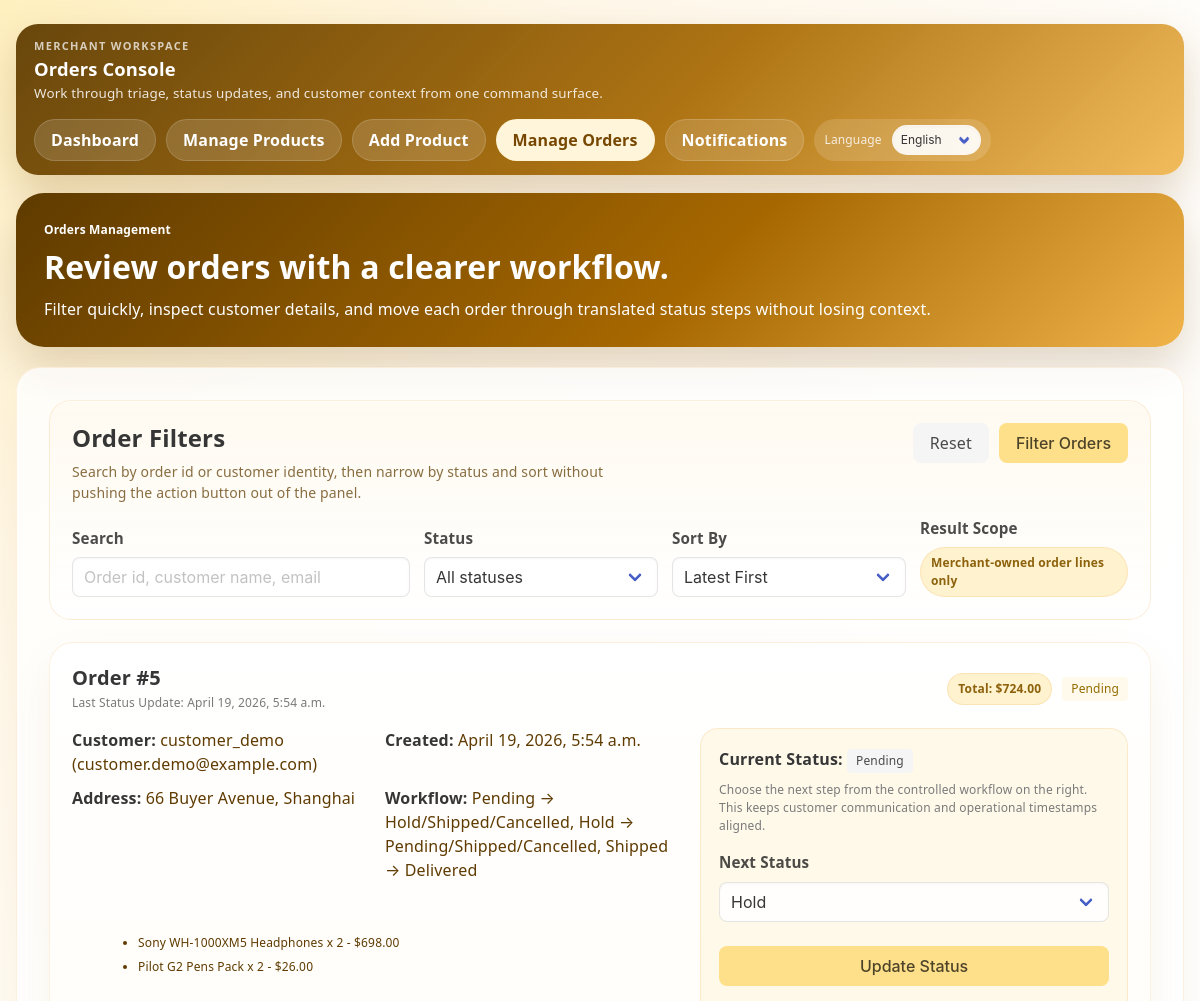
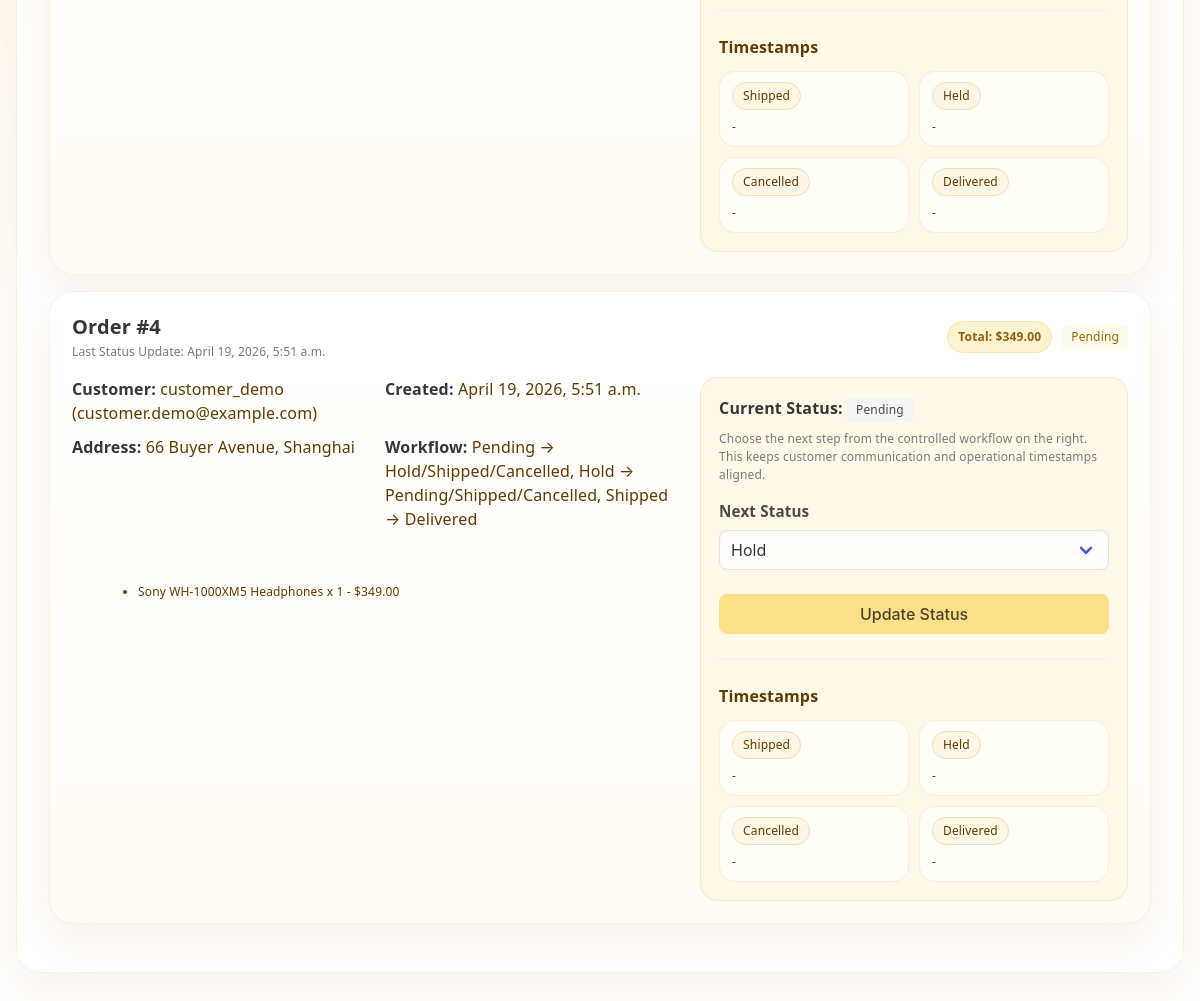
The app's page /shop/manage/orders/ (signed in) with its own data (2 pictures, top to bottom).
### shop/models.py (models this page shows, shortened)
class Order(models.Model):
    STATUS_CHOICES = [
        ('pending', _('Pending')),
        ('shipped', _('Shipped')),
        ('delivered', _('Delivered')),
        ('cancelled', _('Cancelled')),
        ('hold', _('Hold')),
        ('returned', _('Returned')),
    ]
    status = models.CharField(max_length=20, choices=STATUS_CHOICES, default='pending')
    user = models.ForeignKey(settings.AUTH_USER_MODEL, on_delete=models.CASCADE)
    total_amount = models.DecimalField(max_digits=10, decimal_places=2)
    total_price = models.DecimalField(max_digits=10, decimal_places=2)
    created_at = models.DateTimeField(auto_now_add=True)
    shipping_address = models.CharField(max_length=255, blank=True)
    shipped_at = models.DateTimeField(null=True, blank=True)
    delivered_at = models.DateTimeField(null=True, blank=True)
    cancelled_at = models.DateTimeField(null=True, blank=True)
    held_at = models.DateTimeField(null=True, blank=True)
    status_updated_at = models.DateTimeField(auto_now_add=True)
    class Meta:
        ordering = ['-created_at']
    def allowed_next_statuses(self):
        transitions = {
            'pending': ['hold', 'shipped', 'cancelled'],
            'hold': ['pending', 'shipped', 'cancelled'],
            'shipped': ['delivered'],
            'delivered': [],
            'cancelled': [],
            'returned': [],
        }
        return transitions.get(self.status, [])
    @property
    def next_status_choices(self):
        labels = dict(self.STATUS_CHOICES)
        return [(value, labels.get(value, value)) for value in self.allowed_next_statuses()]

class OrderItem(models.Model):
    order = models.ForeignKey(Order, on_delete=models.CASCADE, related_name='items')
    product = models.ForeignKey(Product, on_delete=models.CASCADE)
    quantity = models.PositiveIntegerField(default=1)
    unit_price = models.DecimalField(max_digits=10, decimal_places=2)
    subtotal = models.DecimalField(max_digits=10, decimal_places=2)

class Product(models.Model):
    STATUS_CHOICES = [
        ('active', _('Active')),
        ('draft', _('Draft')),
        ('archived', _('Archived')),
    ]
    owner = models.ForeignKey(settings.AUTH_USER_MODEL, on_delete=models.CASCADE, related_name='products', null=True,
                              blank=True)
    name = models.CharField(max_length=255)
    description = models.TextField()
    price = models.DecimalField(max_digits=10, decimal_places=2)
    stock = models.PositiveIntegerField(default=0)
    status = models.CharField(max_length=20, choices=STATUS_CHOICES, default='active')
    image = models.ImageField(upload_to='products/', blank=True, null=True)
    category = models.ForeignKey(Category, on_delete=models.SET_NULL, null=True)
    tags = models.ManyToManyField(Tag, blank=True)
    vendor = models.ForeignKey(Vendor, on_delete=models.CASCADE, related_name='products', null=True, blank=True)
    created_at = models.DateTimeField(auto_now_add=True)
    updated_at = models.DateTimeField(auto_now=True)
    class Meta:
        ordering = ['-created_at']

### login/models.py (models this page shows, shortened)
class User(AbstractUser):
    ROLE_CHOICES = [('customer','Customer'),
                    ('merchant','Merchant'),]
    role = models.CharField(choices=ROLE_CHOICES, max_length=20, default='customer')
    address = models.CharField(max_length=100, default='',blank=True, null=True)

### shop/views.py (the view)
# urls.py: path('manage/orders/', views.merchant_orders, name='merchant_orders'),
@login_required
def merchant_orders(request):
    if not _is_merchant(request.user):
        return redirect('login:index')
    orders = (
        Order.objects.filter(items__product__owner=request.user)
        .distinct()
        .select_related('user')
        .prefetch_related(Prefetch('items', queryset=OrderItem.objects.select_related('product')))
    )
    status_filter = request.GET.get('status', '').strip()
    search = request.GET.get('q', '').strip()
    sort = request.GET.get('sort', 'latest').strip() or 'latest'
    sort_options = {
        'latest': _("Latest First"),
        'oldest': _("Oldest First"),
        'amount_desc': _("Amount: High to Low"),
        'amount_asc': _("Amount: Low to High"),
        'status_asc': _("Status"),
    }
    if status_filter:
        orders = orders.filter(status=status_filter)
    if search:
        search_filter = Q(user__username__icontains=search) | Q(user__email__icontains=search)
        if search.isdigit():
            search_filter = search_filter | Q(pk=int(search))
        orders = orders.filter(search_filter)
    sort_map = {
        'latest': ('-created_at', '-id'),
        'oldest': ('created_at', 'id'),
        'amount_desc': ('-total_amount', '-created_at'),
        'amount_asc': ('total_amount', '-created_at'),
        'status_asc': ('status', '-created_at'),
    }
    orders = orders.order_by(*sort_map.get(sort, sort_map['latest']))
    paginator = Paginator(orders, 6)
    page_obj = paginator.get_page(request.GET.get('page'))
    return render(
        request,
        'OrdersManagement.html',
        {
            'orders': page_obj,
            'page_obj': page_obj,
            'status_filter': status_filter,
            'search': search,
            'sort': sort,
            'sort_options': sort_options,
            'status_choices': Order.STATUS_CHOICES,
            'pagination_query': _build_querystring(request, exclude=['page']),
        },
    )

### shop/views.py (called while the page is built)
def _is_merchant(user):
    return user.is_authenticated and getattr(user, 'role', '') == 'merchant'

def _build_querystring(request, exclude=None):
    params = request.GET.copy()
    for key in (exclude or []):
        params.pop(key, None)
    return params.urlencode()

### templates/OrdersManagement.html (shortened to what this page needs)
{% load i18n static %}
<!DOCTYPE html>
<html lang="{{ LANGUAGE_CODE }}">
<head>
  <link rel="stylesheet" href="{% static 'css/bulma.min.css' %}">
  <link rel="stylesheet" href="{% static 'css/app-ui.css' %}">
</head>
<body>
  <div class="shell">
    <div class="merchant-nav-shell">
      <div class="merchant-brand">
        <span class="merchant-brand-kicker">{% trans "Merchant Workspace" %}</span>
        <div class="merchant-brand-title">{% trans "Orders Console" %}</div>
        <div class="merchant-brand-subtitle">{% trans "Work through triage, status updates, and customer context from one command surface." %}</div>
      </div>
      <div class="merchant-nav-right">
        <div class="merchant-nav-links">
          <a class="merchant-nav-link{% if request.resolver_match.url_name == 'index' %} is-current{% endif %}" href="{% url 'login:index' %}">{% trans "Dashboard" %}</a>
          <a class="merchant-nav-link{% if request.resolver_match.url_name == 'manage' %} is-current{% endif %}" href="{% url 'shop:manage' %}">{% trans "Manage Products" %}</a>
          <a class="merchant-nav-link" href="{% url 'shop:manage_product_new' %}">{% trans "Add Product" %}</a>
          <a class="merchant-nav-link{% if request.resolver_match.url_name == 'merchant_orders' %} is-current{% endif %}" href="{% url 'shop:merchant_orders' %}">{% trans "Manage Orders" %}</a>
          <a class="merchant-nav-link{% if request.resolver_match.url_name == 'notifications' %} is-current{% endif %}" href="{% url 'shop:notifications' %}">{% trans "Notifications" %}</a>
        </div>
        {% include 'includes/language_switch.html' %}
      </div>
    </div>
    <section class="hero-banner">
      <p class="is-size-7 has-text-weight-semibold mb-2">{% trans "Orders Management" %}</p>
      <h1 class="title is-3 mb-2">{% trans "Review orders with a clearer workflow." %}</h1>
      <p class="subtitle is-6 mb-0">{% trans "Filter quickly, inspect customer details, and move each order through translated status steps without losing context." %}</p>
    </section>
    <div class="panel-box">
      <form method="get" class="filter-panel">
        <div class="filter-header">
          <div>
            <h2 class="title is-4 mb-2">{% trans "Order Filters" %}</h2>
            <p class="filter-note">{% trans "Search by order id or customer identity, then narrow by status and sort without pushing the action button out of the panel." %}</p>
          </div>
          <div class="filter-actions">
            <a class="button is-light" href="{% url 'shop:merchant_orders' %}">{% trans "Reset" %}</a>
            <button class="button is-warning" type="submit">{% trans "Filter Orders" %}</button>
          </div>
        </div>
        <div>
          <label class="label">{% trans "Search" %}</label>
          <input class="input" type="text" name="q" value="{{ search }}" placeholder="{% trans 'Order id, customer name, email' %}">
        </div>
        <div>
          <label class="label">{% trans "Status" %}</label>
          <div class="select is-fullwidth">
            <select name="status">
              <option value="">{% trans "All statuses" %}</option>
            </select>
          </div>
        </div>
        <div>
          <label class="label">{% trans "Sort By" %}</label>
          <div class="select is-fullwidth">
            <select name="sort">
              {% for value, label in sort_options.items %}
                <option value="{{ value }}" {% if sort == value %}selected{% endif %}>{{ label }}</option>
              {% endfor %}
            </select>
          </div>
        </div>
        <div>
          <label class="label">{% trans "Result Scope" %}</label>
          <div class="order-badge">{% trans "Merchant-owned order lines only" %}</div>
        </div>
      </form>
      {% for order in orders %}
        <div class="order-card">
          <div class="order-header">
            <div>
              <p class="title is-5 mb-1">{% trans "Order" %} #{{ order.id }}</p>
              <p class="is-size-7 has-text-grey mb-0">{% trans "Last Status Update" %}: {{ order.status_updated_at|date:"DATETIME_FORMAT" }}</p>
            </div>
            <div class="order-meta-badges">
              <span class="order-badge">{% trans "Total" %}: ${{ order.total_amount }}</span>
              <span class="tag is-warning is-light">{{ order.get_status_display }}</span>
            </div>
          </div>
          <div class="order-summary">
            <div>
              <div class="order-info-grid">
                <p><strong>{% trans "Customer" %}:</strong> {{ order.user.username }} ({{ order.user.email }})</p>
                <p><strong>{% trans "Created" %}:</strong> {{ order.created_at|date:"DATETIME_FORMAT" }}</p>
                <p><strong>{% trans "Address" %}:</strong> {{ order.shipping_address }}</p>
                <p><strong>{% trans "Workflow" %}:</strong> {% trans "Pending → Hold/Shipped/Cancelled, Hold → Pending/Shipped/Cancelled, Shipped → Delivered" %}</p>
              </div>
              <div class="content is-small">
                <ul class="order-lines">
                  {% for item in order.items.all %}
                    {% if item.product.owner_id == request.user.id %}
                      <li>{{ item.product.name }} x {{ item.quantity }} - ${{ item.subtotal }}</li>
                    {% endif %}
                  {% endfor %}
                </ul>
              </div>
            </div>
            <div class="status-panel">
              <p class="mb-2"><strong>{% trans "Current Status" %}:</strong> <span class="tag is-light">{{ order.get_status_display }}</span></p>
              <p class="mb-4 is-size-7 has-text-grey">{% trans "Choose the next step from the controlled workflow on the right. This keeps customer communication and operational timestamps aligned." %}</p>
              {% if order.allowed_next_statuses %}
                <form action="{% url 'shop:update_order_status' order.id %}" method="post">
                  <div class="field">
                    <label class="label">{% trans "Next Status" %}</label>
                    <div class="control">
                      <div class="select is-fullwidth">
                        <select name="status">
                          {% for next_status, next_label in order.next_status_choices %}
                            <option value="{{ next_status }}">{{ next_label }}</option>
                          {% endfor %}
                        </select>
                      </div>
                    </div>
                  </div>
                  <button class="button is-warning is-fullwidth" type="submit">{% trans "Update Status" %}</button>
                </form>
              {% else %}
                <p class="has-text-grey is-size-7">{% trans "This order is already in a terminal state." %}</p>
              {% endif %}
              <hr>
              <p class="has-text-weight-semibold mb-2">{% trans "Timestamps" %}</p>
              <div class="timestamp-grid">
                <div class="timestamp-item is-size-7"><span class="timeline-chip">{% trans "Shipped" %}</span><div>{{ order.shipped_at|default:'-' }}</div></div>
                <div class="timestamp-item is-size-7"><span class="timeline-chip">{% trans "Held" %}</span><div>{{ order.held_at|default:'-' }}</div></div>
                <div class="timestamp-item is-size-7"><span class="timeline-chip">{% trans "Cancelled" %}</span><div>{{ order.cancelled_at|default:'-' }}</div></div>
                <div class="timestamp-item is-size-7"><span class="timeline-chip">{% trans "Delivered" %}</span><div>{{ order.delivered_at|default:'-' }}</div></div>
              </div>
            </div>
          </div>
        </div>
      {% empty %}
        <article class="message is-light"><div class="message-body">{% trans "No orders match the current filters." %}</div></article>
      {% endfor %}
    </div>
  </div>
</body>
</html>

### static/css/app-ui.css (style rules this page uses)
body { font-family: system-ui, -apple-system, BlinkMacSystemFont, "Segoe UI", Roboto, "Helvetica Neue", Arial, sans-serif; letter-spacing: 0.15px; }
.shell, .page-shell { animation: fadeIn 0.4s cubic-bezier(0.4, 0, 0.2, 1) forwards; }
.panel-box, .hero-box, .product-card, .metric-card, .box, .card, .toolbar { backdrop-filter: blur(12px); -webkit-backdrop-filter: blur(12px); transition: transform 0.3s cubic-bezier(0.4, 0, 0.2, 1), box-shadow 0.3s cubic-bezier(0.4, 0, 0.2, 1); border: 1px solid rgba(255, 255, 255, 0.4); }
.panel-box, .product-card, .metric-card, .box, .card, .toolbar { background: rgba(255, 255, 255, 0.8) !important; }
.button { border-radius: 8px; transition: all 0.2s ease; font-weight: 500; }
.input, .textarea, .select select { border-radius: 8px; box-shadow: inset 0 1px 3px rgba(0, 0, 0, 0.03); transition: all 0.3s ease; border: 1px solid rgba(0, 0, 0, 0.1); background-color: rgba(255, 255, 255, 0.85); }
.tag { border-radius: 6px; font-weight: 500; }
.product-copy, .content { display: flex; flex-direction: column; flex-grow: 1; padding: 1.5rem !important; }
.panel-box, .box { padding: 2rem !important; }
.field:not(:last-child) { margin-bottom: 1.5rem; }
label.label { font-weight: 600; color: rgba(0, 0, 0, 0.7); margin-bottom: 0.5rem; font-size: 0.95rem; }
.merchant-nav-shell { display: flex; align-items: center; justify-content: space-between; gap: 16px; flex-wrap: wrap; padding: 14px 18px; margin-bottom: 18px; border-radius: 22px; background: linear-gradient(135deg, rgba(95, 59, 0, 0.94) 0%, rgba(166, 103, 0, 0.92) 56%, rgba(240, 180, 75, 0.9) 100%); box-shadow: 0 18px 42px rgba(118, 73, 0, 0.22); color: white; }
.merchant-brand { display: flex; flex-direction: column; gap: 4px; }
.merchant-brand-kicker { font-size: 11px; letter-spacing: 0.12em; text-transform: uppercase; opacity: 0.72; font-weight: 700; }
.merchant-brand-title { font-size: 1.15rem; font-weight: 800; line-height: 1.1; }
.merchant-brand-subtitle { font-size: 0.84rem; opacity: 0.86; }
.merchant-nav-links, .merchant-nav-right { display: flex; align-items: center; gap: 10px; flex-wrap: wrap; }
.merchant-nav-link { display: inline-flex; align-items: center; justify-content: center; gap: 8px; min-height: 42px; padding: 0 16px; border-radius: 999px; background: rgba(255, 255, 255, 0.14); color: white; font-weight: 700; border: 1px solid rgba(255, 255, 255, 0.16); transition: transform 0.2s ease, background 0.2s ease, border-color 0.2s ease; }
.merchant-nav-link.is-primary, .merchant-nav-link.is-current { background: #fff5da; color: #764700; border-color: rgba(255, 244, 212, 0.7); }

### records on screen
Order: id "5", status_updated_at "April 19, 2026, 5:54 a.m.", total_amount "724.00", status "Pending", user.username "customer_demo", user.email "customer.demo@example.com", created_at "April 19, 2026, 5:54 a.m.", shipping_address "66 Buyer Avenue, Shanghai", status "Hold", shipped_at "-", held_at "-", cancelled_at "-", delivered_at "-"
OrderItem: product.name "Sony WH-1000XM5 Headphones", quantity "2", subtotal "698.00"
OrderItem: product.name "Pilot G2 Pens Pack", quantity "2", subtotal "26.00"
Order: id "4", status_updated_at "April 19, 2026, 5:51 a.m.", total_amount "349.00", status "Pending", user.username "customer_demo", user.email "customer.demo@example.com", created_at "April 19, 2026, 5:51 a.m.", shipping_address "66 Buyer Avenue, Shanghai", status "Hold", shipped_at "-", held_at "-", cancelled_at "-", delivered_at "-"
OrderItem: product.name "Sony WH-1000XM5 Headphones", quantity "1", subtotal "349.00"

### other values on screen
form field sort "Latest First"
